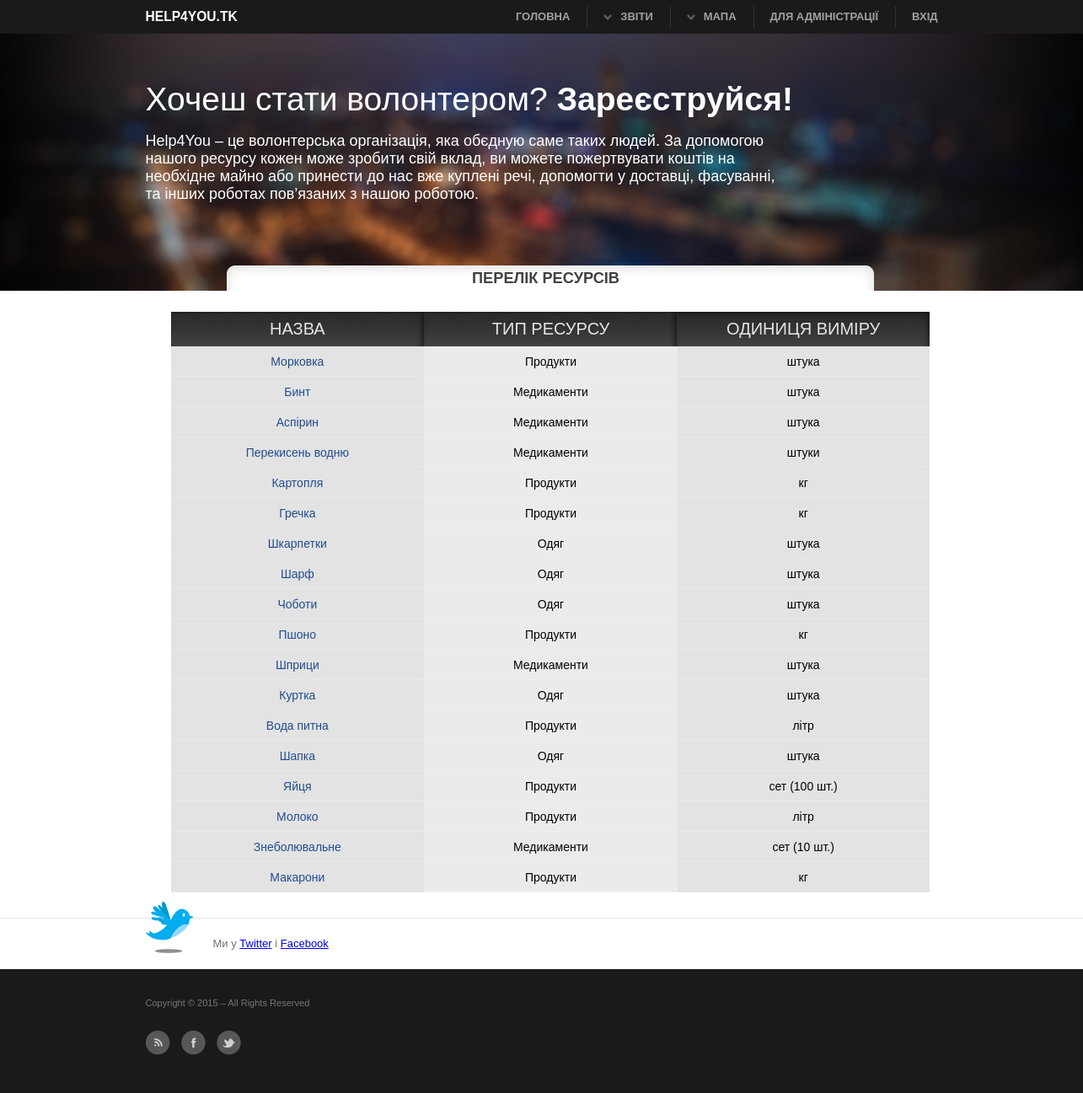
/resource/, run on an earlier commit of the app's database.
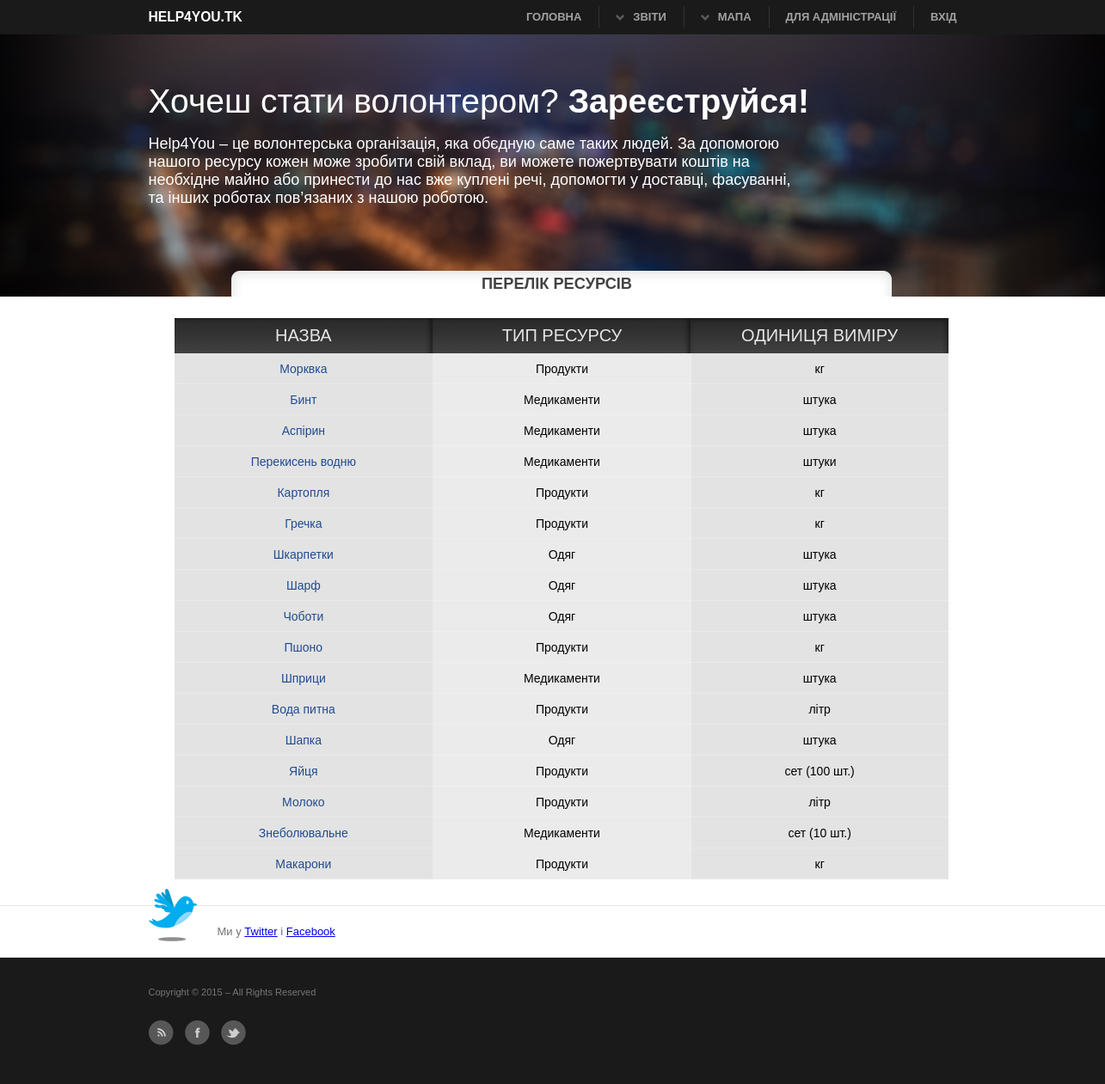
And on a later commit of the database.
### main/models.py (models this page shows, shortened)
class Resource(models.Model):
    category_resource = models.ForeignKey('CategoryResource',verbose_name=u'Категорія ресурса')
    name = models.CharField(max_length=30,verbose_name=u'Назва ресурсу')
    unit_of_mesure = models.CharField(max_length=30,verbose_name=u'Одиниця виміру')
    weight_one_unit = models.FloatField(verbose_name=u'Маса однієї одиниці', null=True)
    volume_of_one_unit = models.FloatField(verbose_name=u'Об"єм однієї одиниці')
    price_one_unit = models.FloatField(verbose_name=u'Ціна однієї одиниці')
    class Meta:
        verbose_name_plural = u'Ресурси'

class CategoryResource(models.Model):
    category = models.CharField(max_length=50, verbose_name=u'Категорія')
    class Meta:
        verbose_name_plural = u'Категорії ресурсів'
    def __unicode__(self):
        return self.category

### main/views.py (the view)
class ResourceListView(ListView):
    template_name = 'list_resource.html'
    model = Resource
    context_object_name = 'Resource'

### main/templates/list_resource.html (shortened to what this page needs)
{% extends 'base.html' %}
{% block title %}
    <h3 class="title_list">Перелік ресурсів</h3>
{% endblock %}
{% block content %}
    <div id="list_table">
  <table border="0">
    <tr>
        <td class="top_left">НАЗВА</td>
        <td class="top_cen">ТИП РЕСУРСУ</td>
        <td class="top_right">ОДИНИЦЯ ВИМІРУ</td>
    </tr>
    {% for resource in Resource %}
        <tr class="list_tr">
        <td class="cell"><a class="detail_list" href="{% url 'grafik_resource' resource.id %}"> {{ resource.name }}</a> </td>
        <td class="cell_c">{{ resource.category_resource }}</td>
        <td class="cell">{{ resource.unit_of_mesure }}</td>
    </tr>
    {% endfor %}
  </table>
    </div>
{% endblock %}

What changed in the data, as far as the page shows it:
removed Resource: name "Куртка", category_resource "Одяг", unit_of_mesure "штука"
changed Resource: name "Морковка" → "Морквка"; unit_of_mesure "штука" → "кг"
